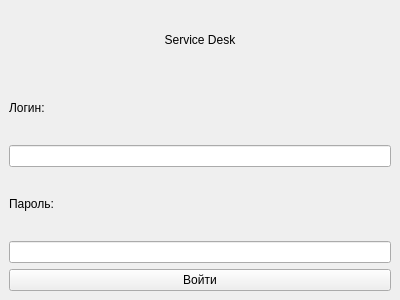
<?xml version="1.0" encoding="UTF-8"?>
<ui version="4.0">
 <class>LoginWindow</class>
 <widget class="QMainWindow" name="LoginWindow">
  <property name="geometry">
   <rect>
    <x>0</x>
    <y>0</y>
    <width>400</width>
    <height>300</height>
   </rect>
  </property>
  <property name="windowTitle">
   <string>Вход в систему Service Desk</string>
  </property>
  <widget class="QWidget" name="centralwidget">
   <layout class="QVBoxLayout" name="verticalLayout">
    <item>
     <widget class="QLabel" name="label_title">
      <property name="text">
       <string>Service Desk</string>
      </property>
      <property name="alignment">
       <set>Qt::AlignCenter</set>
      </property>
     </widget>
    </item>
    <item>
     <widget class="QLabel" name="label_login">
      <property name="text">
       <string>Логин:</string>
      </property>
     </widget>
    </item>
    <item>
     <widget class="QLineEdit" name="lineEdit_login"/>
    </item>
    <item>
     <widget class="QLabel" name="label_password">
      <property name="text">
       <string>Пароль:</string>
      </property>
     </widget>
    </item>
    <item>
     <widget class="QLineEdit" name="lineEdit_password">
      <property name="echoMode">
       <enum>QLineEdit::Password</enum>
      </property>
     </widget>
    </item>
    <item>
     <widget class="QPushButton" name="pushButton_login">
      <property name="text">
       <string>Войти</string>
      </property>
     </widget>
    </item>
   </layout>
  </widget>
 </widget>
 <resources/>
 <connections/>
</ui>
